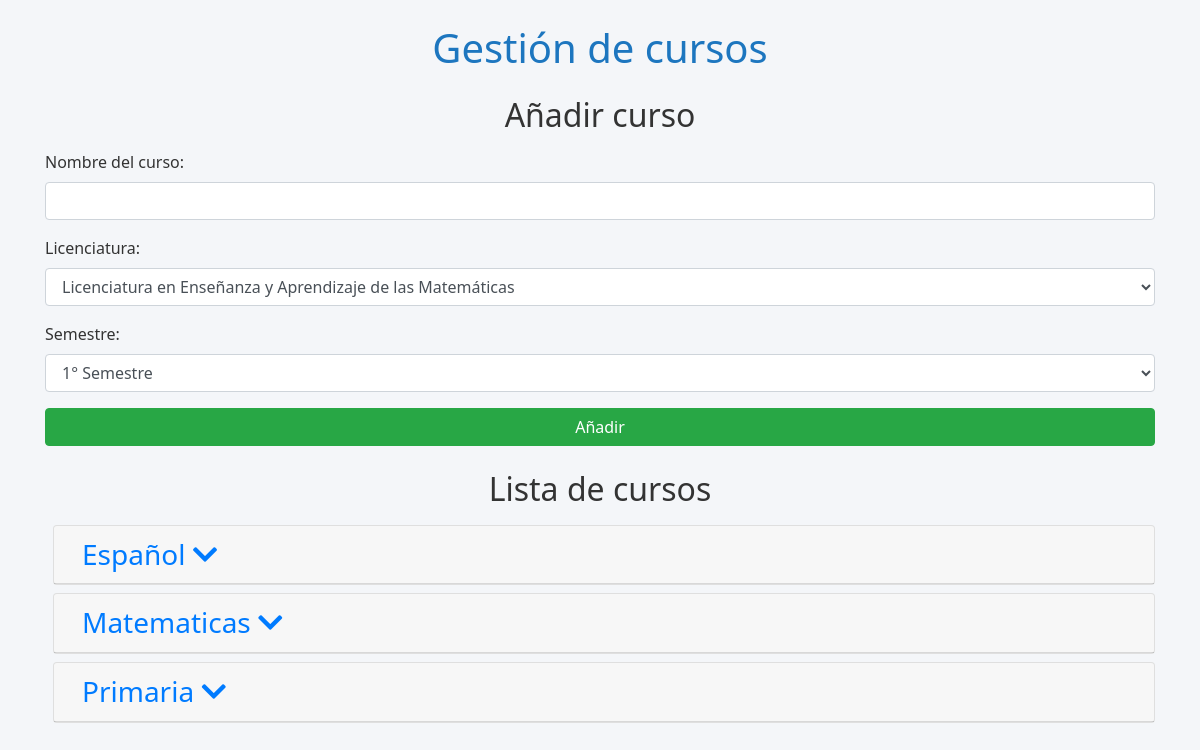
Page /materias (signed in) on the committed database.
### models.py (models this page shows)
class Materia(Base):
    __tablename__ = 'materias'
    id = Column(Integer, primary_key=True)
    nombre = Column(String, nullable=False)
    id_personalizado = Column(Integer)

### app.py (the view)
@app.route('/materias')
def gestion_materias():
    user_id = session.get('user_id')
    if not user_id:
        return redirect(url_for('index'))
    conn = get_db_connection()
    query = '''
        SELECT m.*, c.calificacion
        FROM materias m
        LEFT JOIN calificaciones c ON m.id = c.materia AND c.user_id = ?
        ORDER BY m.licenciatura, m.semestre, m.nombre
    '''
    materias = conn.execute(query, (user_id,)).fetchall()
    conn.close()
    materias_por_licenciatura = {}
    for materia in materias:
        licenciatura = materia["licenciatura"]
        semestre = materia["semestre"]
        if licenciatura not in materias_por_licenciatura:
            materias_por_licenciatura[licenciatura] = {}
        if semestre not in materias_por_licenciatura[licenciatura]:
            materias_por_licenciatura[licenciatura][semestre] = []
        materias_por_licenciatura[licenciatura][semestre].append(dict(materia))
    return render_template('materias.html', materias=materias_por_licenciatura)

### app.py (called while the page is built)
def get_db_connection():
    if 'db' not in g:
        g.db = sqlite3.connect('database.db')
        g.db.row_factory = sqlite3.Row
        g.db.execute('PRAGMA journal_mode = WAL')
    return g.db

@app.teardown_appcontext
def close_db_connection(exception):
    db = g.pop('db', None)
    if db is not None:
        db.close()

### templates/materias.html (shortened to what this page needs)
<!DOCTYPE html>
<html lang="es">
<head>
    <link rel="stylesheet" href="https://maxcdn.bootstrapcdn.com/bootstrap/4.5.2/css/bootstrap.min.css">
    <link rel="stylesheet" href="https://cdnjs.cloudflare.com/ajax/libs/font-awesome/5.15.4/css/all.min.css">
    <link rel="stylesheet" href="{{ url_for('static', filename='css/parametros.css') }}">
</head>
<body>
<div class="container mt-4">
    <h1 style="color: rgb(29, 118, 191);" class="text-center mb-4 mt-3">Gestión de cursos</h1>
    <h2>Añadir curso</h2>
    <form action="{{ url_for('add_materia') }}" method="post" class="mb-4">
        <div class="form-group">
            <label for="nombre">Nombre del curso:</label>
            <input type="text" id="nombre" name="nombre" class="form-control" required>
        </div>
        <div class="form-group">
            <label for="licenciatura">Licenciatura:</label>
            <select id="licenciatura" name="licenciatura" class="form-control" required>
                <option value="Matematicas">Licenciatura en Enseñanza y Aprendizaje de las Matemáticas</option>
            </select>
        </div>
        <div class="form-group">
            <label for="semestre">Semestre:</label>
            <select id="semestre" name="semestre" class="form-control" required>
                <option value="1">1° Semestre</option>
            </select>
        </div>
        <button type="submit" class="btn btn-success btn-block">Añadir</button>
    </form>
    <h2 class="mt-4">Lista de cursos</h2>
    <div id="materias-por-licenciatura" class="lista-materias">
        {% for licenciatura, materias_por_semestre in materias.items() %}
        <div class="card mb-2">
            <div class="card-header">
                <h3 class="mb-0">
                    <a class="collapsed" data-toggle="collapse"
                       href="#{{ licenciatura | replace(' ', '_') }}">
                        {{ licenciatura }} <span class="fas fa-chevron-down"></span>
                    </a>
                </h3>
            </div>
        </div>
        {% endfor %}
    </div>
</div>
</body>
</html>

### static/css/parametros.css (style rules this page uses)
* { box-sizing: border-box; margin: 0; padding: 0; }
body { font-family: 'Segoe UI', sans-serif; background-color: #f4f6f9; color: #333; }
h1, h2, h3, h4 { margin-bottom: 1rem; text-align: center; }
.lista-materias { text-align: left; padding-left: 0.5rem; }
.lista-materias .card-header h3, .lista-materias .card-header h4 { text-align: left; margin-left: 0.5rem; }

### rows in the picture
Materia: licenciatura "Español"
Materia: licenciatura "Matematicas"
Materia: licenciatura "Primaria"
